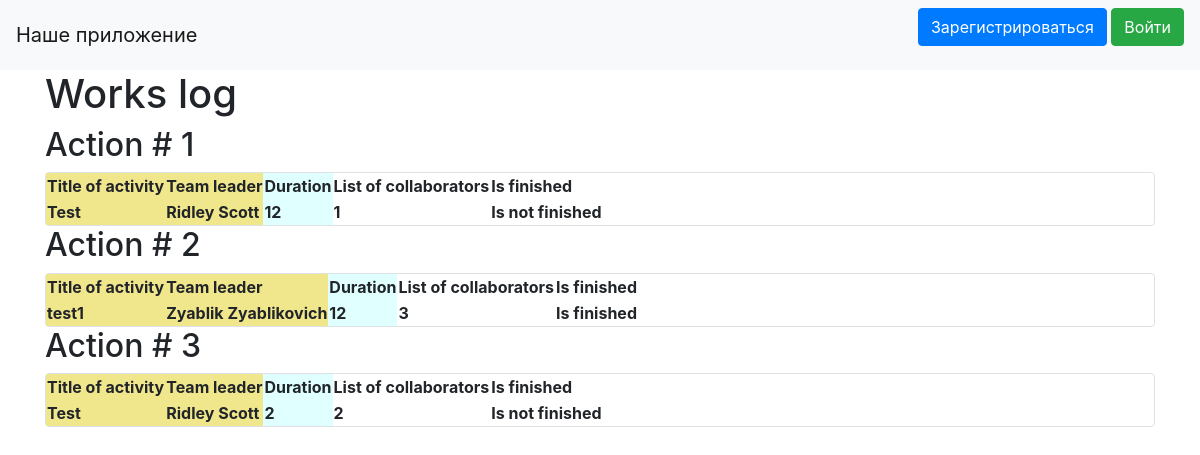
The page / on the database its author committed.
### data/jobs.py (models this page shows)
class Jobs(SqlAlchemyBase):
    __tablename__ = 'jobs'
    id = sqlalchemy.Column(sqlalchemy.Integer, primary_key=True, autoincrement=True)
    team_leader = sqlalchemy.Column(sqlalchemy.Integer, sqlalchemy.ForeignKey("users.id"))
    job = sqlalchemy.Column(sqlalchemy.String, nullable=True)
    work_size = sqlalchemy.Column(sqlalchemy.Integer, nullable=True)
    collaborators = sqlalchemy.Column(sqlalchemy.String, nullable=True)
    start_date = sqlalchemy.Column(sqlalchemy.DateTime, default=datetime.datetime.now)
    end_date = sqlalchemy.Column(sqlalchemy.DateTime, default=datetime.datetime.now)
    is_finished = sqlalchemy.Column(sqlalchemy.Boolean, nullable=True)
    creater = sqlalchemy.Column(sqlalchemy.Integer, nullable=True)
    user = orm.relation('User')

### main.py (the view)
@app.route('/')
def index():
    db_sess = db_session.create_session()
    jobs = db_sess.query(Jobs).filter(Jobs.id > 0).all()
    for i in jobs:
        if i.is_finished:
            i.is_finished1 = 'Is finished'
        else:
            i.is_finished1 = 'Is not finished'
        user = db_sess.query(User).filter(User.id == i.team_leader).first()
        i.team_leader1 = user.name + ' ' + user.surname
    return render_template("index.html", jobs=jobs)

### data/db_session.py (called while the page is built)
def create_session() -> Session:
    global __factory
    return __factory()

### templates/index.html (shortened to what this page needs)
{% extends "base.html" %}
{% block content %}
<h1>Works log</h1>
{% for item in jobs%}
<h2>Action # {{item.id}}</h2>
<div class="col-md6 border rounded">
    <table>
  <colgroup>
    <col span="2" style="background:Khaki">
    <col style="background-color:LightCyan">
  </colgroup>
  <tr>
    <th>Title of activity</th>
    <th>Team leader</th>
    <th>Duration</th>
    <th>List of collaborators</th>
      <th>Is finished</th>
  </tr>
  <tr>
    <th>{{item.job}}</th>
    <th>{{item.team_leader1}}</th>
    <th>{{item.work_size}}</th>
    <th>{{item.collaborators}}</th>
      <th>{{item.is_finished1}}</th>
  </tr>
</table>
</div>
{% endfor %}
{% endblock %}ml>

### templates/base.html (shortened to what this page needs)
<!doctype html>
<html lang="en">
<head>
    <link rel="stylesheet"
          href="https://stackpath.bootstrapcdn.com/bootstrap/4.4.1/css/bootstrap.min.css"
>
</head>
<body>
<header>
    <nav class="navbar navbar-light bg-light">
        <a class="navbar-brand" href="#">Наше приложение</a>
        {% if current_user.is_authenticated %}
    <a class="navbar-brand" href="/logout">{{ current_user.surname }} {{ current_user.name }}</a>
{% else %}
    <p>
        <a class="btn btn-primary " href="/register">Зарегистрироваться</a>
        <a class="btn btn-success" href="/login">Войти</a>
    </p>
{% endif %}
    </nav>
</header>
<main role="main" class="container">
    {% block content %}{% endblock %}
</main>
</body>
</html>

### rows shown on the page
Jobs: id "1", job "Test", team_leader1 "Ridley Scott", work_size "12", collaborators "1", is_finished1 "Is not finished"
Jobs: id "2", job "test1", team_leader1 "Zyablik Zyablikovich", work_size "12", collaborators "3", is_finished1 "Is finished"
Jobs: id "3", job "Test", team_leader1 "Ridley Scott", work_size "2", collaborators "2", is_finished1 "Is not finished"
